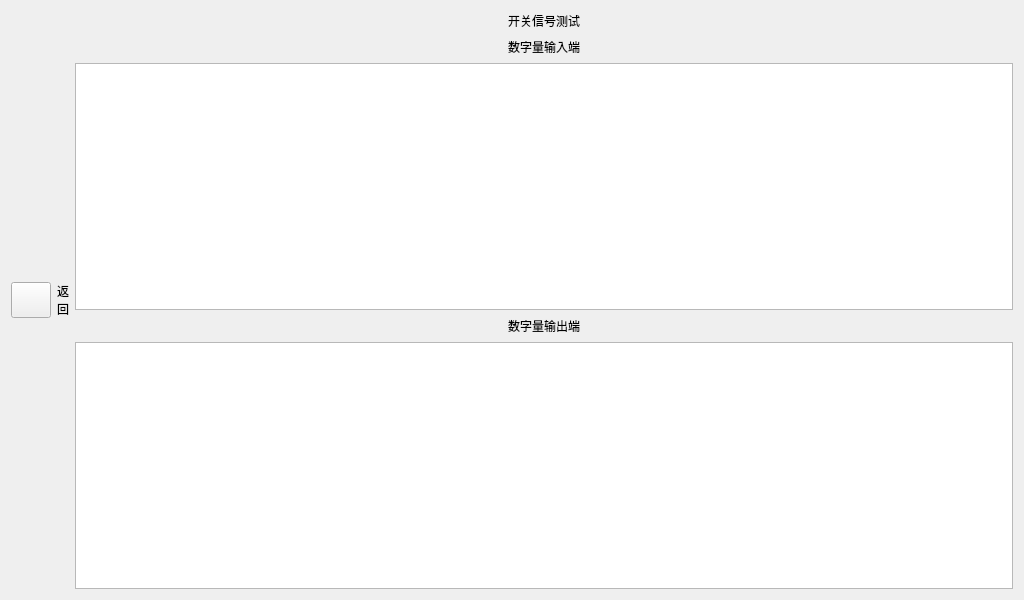
<?xml version="1.0" encoding="UTF-8"?>
<ui version="4.0">
 <class>EquipOpera</class>
 <widget class="QWidget" name="EquipOpera">
  <property name="geometry">
   <rect>
    <x>0</x>
    <y>0</y>
    <width>1024</width>
    <height>600</height>
   </rect>
  </property>
  <property name="windowTitle">
   <string>Form</string>
  </property>
  <layout class="QHBoxLayout" name="horizontalLayout_5">
   <item>
    <layout class="QVBoxLayout" name="verticalLayout_2">
     <item>
      <spacer name="verticalSpacer">
       <property name="orientation">
        <enum>Qt::Vertical</enum>
       </property>
       <property name="sizeHint" stdset="0">
        <size>
         <width>20</width>
         <height>40</height>
        </size>
       </property>
      </spacer>
     </item>
     <item>
      <layout class="QHBoxLayout" name="horizontalLayout_2">
       <item>
        <widget class="QPushButton" name="pushButton">
         <property name="sizePolicy">
          <sizepolicy hsizetype="Minimum" vsizetype="Minimum">
           <horstretch>0</horstretch>
           <verstretch>0</verstretch>
          </sizepolicy>
         </property>
         <property name="text">
          <string/>
         </property>
        </widget>
       </item>
       <item>
        <widget class="QLabel" name="label_2">
         <property name="text">
          <string>返
回</string>
         </property>
        </widget>
       </item>
      </layout>
     </item>
     <item>
      <spacer name="verticalSpacer_2">
       <property name="orientation">
        <enum>Qt::Vertical</enum>
       </property>
       <property name="sizeHint" stdset="0">
        <size>
         <width>20</width>
         <height>40</height>
        </size>
       </property>
      </spacer>
     </item>
    </layout>
   </item>
   <item>
    <layout class="QVBoxLayout" name="verticalLayout">
     <item>
      <layout class="QHBoxLayout" name="horizontalLayout">
       <item>
        <spacer name="horizontalSpacer">
         <property name="orientation">
          <enum>Qt::Horizontal</enum>
         </property>
         <property name="sizeHint" stdset="0">
          <size>
           <width>40</width>
           <height>20</height>
          </size>
         </property>
        </spacer>
       </item>
       <item>
        <widget class="QLabel" name="label">
         <property name="text">
          <string>开关信号测试</string>
         </property>
        </widget>
       </item>
       <item>
        <spacer name="horizontalSpacer_4">
         <property name="orientation">
          <enum>Qt::Horizontal</enum>
         </property>
         <property name="sizeHint" stdset="0">
          <size>
           <width>40</width>
           <height>20</height>
          </size>
         </property>
        </spacer>
       </item>
      </layout>
     </item>
     <item>
      <layout class="QHBoxLayout" name="horizontalLayout_3">
       <item>
        <spacer name="horizontalSpacer_2">
         <property name="orientation">
          <enum>Qt::Horizontal</enum>
         </property>
         <property name="sizeHint" stdset="0">
          <size>
           <width>40</width>
           <height>20</height>
          </size>
         </property>
        </spacer>
       </item>
       <item>
        <widget class="QLabel" name="label_3">
         <property name="text">
          <string>数字量输入端</string>
         </property>
        </widget>
       </item>
       <item>
        <spacer name="horizontalSpacer_6">
         <property name="orientation">
          <enum>Qt::Horizontal</enum>
         </property>
         <property name="sizeHint" stdset="0">
          <size>
           <width>40</width>
           <height>20</height>
          </size>
         </property>
        </spacer>
       </item>
      </layout>
     </item>
     <item>
      <widget class="QTableView" name="tableView"/>
     </item>
     <item>
      <layout class="QHBoxLayout" name="horizontalLayout_4">
       <item>
        <spacer name="horizontalSpacer_3">
         <property name="orientation">
          <enum>Qt::Horizontal</enum>
         </property>
         <property name="sizeHint" stdset="0">
          <size>
           <width>40</width>
           <height>20</height>
          </size>
         </property>
        </spacer>
       </item>
       <item>
        <widget class="QLabel" name="label_4">
         <property name="text">
          <string>数字量输出端</string>
         </property>
        </widget>
       </item>
       <item>
        <spacer name="horizontalSpacer_5">
         <property name="orientation">
          <enum>Qt::Horizontal</enum>
         </property>
         <property name="sizeHint" stdset="0">
          <size>
           <width>40</width>
           <height>20</height>
          </size>
         </property>
        </spacer>
       </item>
      </layout>
     </item>
     <item>
      <widget class="QTableView" name="tableView_2"/>
     </item>
    </layout>
   </item>
  </layout>
 </widget>
 <resources/>
 <connections/>
</ui>
